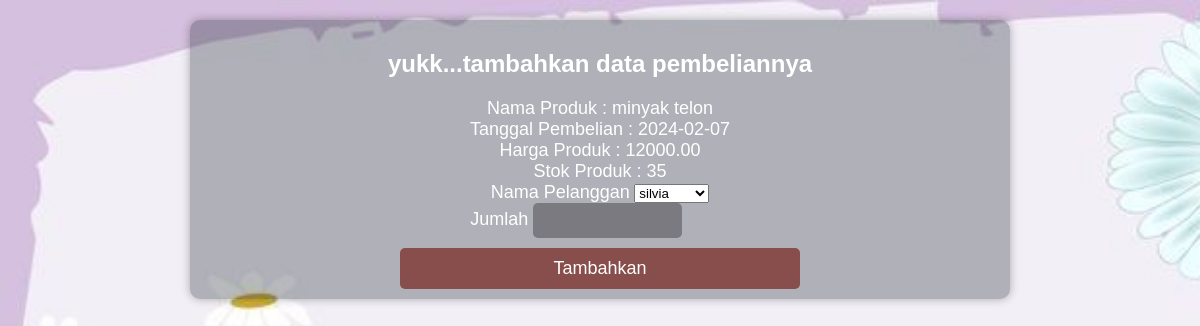
The app's page /kasir/pembelian.php?id=1 (signed in) with its own data.
### tables this page shows
CREATE TABLE `produk` (
  `ProdukID` int(11) NOT NULL,
  `NamaProduk` varchar(255) NOT NULL,
  `Harga` decimal(10,2) NOT NULL,
  `Stok` int(11) NOT NULL
);

### kasir/pembelian.php (the view, shortened to what this page needs)
<!DOCTYPE html>
<html lang="en">
<head>
</head>
<body>
<div class="container">
    <?php
    include 'aksi/koneksi.php';
    $id = $_GET['id'];
    $result = mysqli_query($koneksi,"SELECT * FROM produk where ProdukID = '$id'");
    while ($d = mysqli_fetch_assoc($result)) {
    ?>
    <form action="aksi/pembelian.php" method="post" class="col-6 justify-content-center mx-auto mt-5">
        <div>
            <h2>yukk...tambahkan data pembeliannya</h2>
        </div>
        <div>
            <label for="NamaProduk">Nama Produk : <?php echo $d['NamaProduk'] ?></label>
        </div>
        <div>
            <label for="NamaProduk">Tanggal Pembelian : <?php echo date("Y-m-d") ?></label>
        </div>
        <div>
            <label for="Harga">Harga Produk : <?php echo $d['Harga'] ?></label>
        </div>
        <div>
            <label for="Stok">Stok Produk : <?php echo $d['Stok'] ?></label>
        </div>
        <div>
            <label for="NamaPelanggan">Nama Pelanggan</label>
            <select name="PelangganID" required>
                <?php
                include 'aksi/koneksi.php';
                $result = mysqli_query($koneksi, "SELECT PelangganID, NamaPelanggan FROM pelanggan");
                while ($d = mysqli_fetch_assoc($result)) {
                ?>
                <option value="<?php echo $d['PelangganID'] ?>"><?php echo $d['NamaPelanggan'] ?></option>
                <?php }?>
            </select>
        </div>
        <div>
            <label for="Jumlah">Jumlah</label>
            <input required type="number" name="Jumlah">
        </div>
        <button type="submit">Tambahkan</button>
    </form>
    <?php } ?>
</div>
</body>
</html>

### kasir/pembelian.php (style rules this page uses)
body { font-family: Arial, sans-serif; background-image: url('assets/12.jpg'); background-size: cover; background-repeat: no-repeat; background-attachment: fixed; color: white; margin: 0; padding: 20px; }
.container { max-width: 800px; margin: 0 auto; padding: 10px; border-radius: 10px; box-shadow: 0 0 10px rgba(0, 0, 0, 0.3); background-color: rgba(20, 30, 40, 0.3); }
h2 { text-align: center; margin-bottom: 20px; }
form { display: flex; flex-direction: column; align-items: center; }
label { margin-bottom: 100px; font-size: 18px; }
input { width: 50%; padding: 10px; border-radius: 5px; border: none; background-color: rgba(0, 0, 0, 0.3); color: white; margin-bottom: 10px; }
button { width: 50%; padding: 10px; border-radius: 5px; border: none; background-color: #874e4c; color: white; font-size: 18px; cursor: pointer; transition: background-color 0.3s ease; }

### records on screen
produk: NamaProduk "minyak telon", Harga "12000.00", Stok "35"

### other values on screen
form field PelangganID "silvia"
